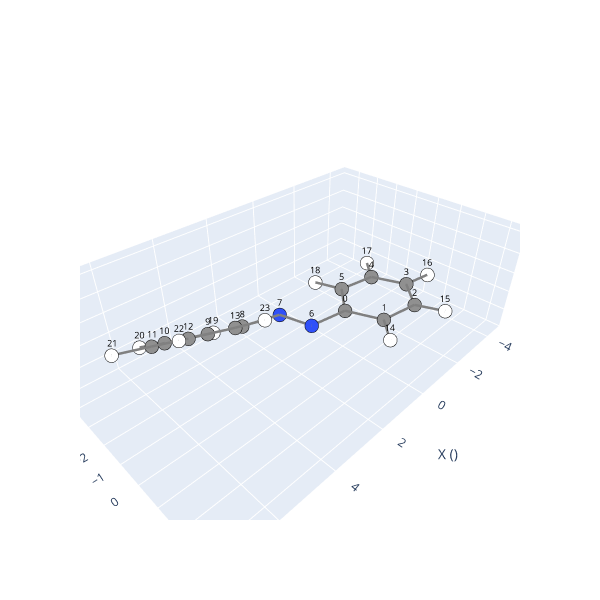

Notebook source saved alongside this figure:
### Code cell
# Species can be visualize using the method .view()
trans_iso.view(show_indices=True)

#Note: If you are running this on a remote cluster, the visualizer may take a while to load.

### Figure 1 — Plotly figure (JSON) as saved in the notebook; plotly's stock layout.template omitted (floating-point values rounded to 4 significant figures)
{"data": [{"hoverinfo": "text", "marker": {"color": ["#909090", "#909090", "#909090", "#909090", "#909090", "#909090", "#3050F8", "#3050F8", "#909090", "#909090", "#909090", "#909090", "#909090", "#909090", "#FFFFFF", "#FFFFFF", "#FFFFFF", "#FFFFFF", "#FFFFFF", "#FFFFFF", "#FFFFFF", "#FFFFFF", "#FFFFFF", "#FFFFFF"], "line": {"color": "black", "width": 1}, "size": 8}, "mode": "markers", "showlegend": false, "text": ["C", "C", "C", "C", "C", "C", "N", "N", "C", "C", "C", "C", "C", "C", "H", "H", "H", "H", "H", "H", "H", "H", "H", "H"], "type": "scatter3d", "x": [0.0, -0.5128, -1.895, -2.791, -2.307, -0.9268, 1.41, 1.751, 3.128, 3.761, 5.086, 5.812, 5.204, 3.867, 0.1701, -2.27, -3.863, -2.999, -0.5814, 3.208, 5.544, 6.847, 5.764, 3.396], "y": [0.0, 1.308, 1.549, 0.4849, -0.8205, -1.056, -0.1682, -1.371, -1.572, -2.645, -2.988, -2.239, -1.165, -0.8447, 2.153, 2.57, 0.6685, -1.658, -2.087, -3.23, -3.849, -2.495, -0.5888, -0.03182], "z": [0.0, -0.01964, -0.01287, -0.03568, -0.04679, -0.02167, 0.08486, 0.1317, 0.3697, -0.2776, 0.01472, 0.9346, 1.584, 1.312, -0.02956, 0.01876, -0.04428, -0.06143, -0.009472, -1.007, -0.4678, 1.152, 2.315, 1.859]}, {"hoverinfo": "none", "mode": "text", "showlegend": false, "text": ["0", "1", "2", "3", "4", "5", "6", "7", "8", "9", "10", "11", "12", "13", "14", "15", "16", "17", "18", "19", "20", "21", "22", "23"], "textfont": {"color": "black", "size": 9}, "type": "scatter3d", "x": [0.0, -0.5128, -1.895, -2.791, -2.307, -0.9268, 1.41, 1.751, 3.128, 3.761, 5.086, 5.812, 5.204, 3.867, 0.1701, -2.27, -3.863, -2.999, -0.5814, 3.208, 5.544, 6.847, 5.764, 3.396], "y": [0.0, 1.308, 1.549, 0.4849, -0.8205, -1.056, -0.1682, -1.371, -1.572, -2.645, -2.988, -2.239, -1.165, -0.8447, 2.153, 2.57, 0.6685, -1.658, -2.087, -3.23, -3.849, -2.495, -0.5888, -0.03182], "z": [0.0, -0.01964, -0.01287, -0.03568, -0.04679, -0.02167, 0.08486, 0.1317, 0.3697, -0.2776, 0.01472, 0.9346, 1.584, 1.312, -0.02956, 0.01876, -0.04428, -0.06143, -0.009472, -1.007, -0.4678, 1.152, 2.315, 1.859]}, {"hoverinfo": "none", "line": {"color": "gray", "width": 5}, "mode": "lines", "showlegend": false, "type": "scatter3d", "x": [-2.791, -2.307], "y": [0.4849, -0.8205], "z": [-0.03568, -0.04679]}, {"hoverinfo": "none", "line": {"color": "gray", "width": 5}, "mode": "lines", "showlegend": false, "type": "scatter3d", "x": [-2.307, -2.791], "y": [-0.8205, 0.4849], "z": [-0.04679, -0.03568]}, {"hoverinfo": "none", "line": {"color": "gray", "width": 5}, "mode": "lines", "showlegend": false, "type": "scatter3d", "x": [0.1701, -0.5128], "y": [2.153, 1.308], "z": [-0.02956, -0.01964]}, {"hoverinfo": "none", "line": {"color": "gray", "width": 5}, "mode": "lines", "showlegend": false, "type": "scatter3d", "x": [-0.9268, -2.307], "y": [-1.056, -0.8205], "z": [-0.02167, -0.04679]}, {"hoverinfo": "none", "line": {"color": "gray", "width": 5}, "mode": "lines", "showlegend": false, "type": "scatter3d", "x": [5.204, 3.867], "y": [-1.165, -0.8447], "z": [1.584, 1.312]}, {"hoverinfo": "none", "line": {"color": "gray", "width": 5}, "mode": "lines", "showlegend": false, "type": "scatter3d", "x": [3.396, 3.867], "y": [-0.03182, -0.8447], "z": [1.859, 1.312]}, {"hoverinfo": "none", "line": {"color": "gray", "width": 5}, "mode": "lines", "showlegend": false, "type": "scatter3d", "x": [-2.791, -3.863], "y": [0.4849, 0.6685], "z": [-0.03568, -0.04428]}, {"hoverinfo": "none", "line": {"color": "gray", "width": 5}, "mode": "lines", "showlegend": false, "type": "scatter3d", "x": [5.204, 5.764], "y": [-1.165, -0.5888], "z": [1.584, 2.315]}, {"hoverinfo": "none", "line": {"color": "gray", "width": 5}, "mode": "lines", "showlegend": false, "type": "scatter3d", "x": [3.128, 3.761], "y": [-1.572, -2.645], "z": [0.3697, -0.2776]}, {"hoverinfo": "none", "line": {"color": "gray", "width": 5}, "mode": "lines", "showlegend": false, "type": "scatter3d", "x": [3.208, 3.761], "y": [-3.23, -2.645], "z": [-1.007, -0.2776]}, {"hoverinfo": "none", "line": {"color": "gray", "width": 5}, "mode": "lines", "showlegend": false, "type": "scatter3d", "x": [3.761, 3.128], "y": [-2.645, -1.572], "z": [-0.2776, 0.3697]}, {"hoverinfo": "none", "line": {"color": "gray", "width": 5}, "mode": "lines", "showlegend": false, "type": "scatter3d", "x": [0, -0.9268], "y": [0, -1.056], "z": [0, -0.02167]}, {"hoverinfo": "none", "line": {"color": "gray", "width": 5}, "mode": "lines", "showlegend": false, "type": "scatter3d", "x": [-0.5128, 0], "y": [1.308, 0], "z": [-0.01964, 0]}, {"hoverinfo": "none", "line": {"color": "gray", "width": 5}, "mode": "lines", "showlegend": false, "type": "scatter3d", "x": [5.086, 3.761], "y": [-2.988, -2.645], "z": [0.01472, -0.2776]}, {"hoverinfo": "none", "line": {"color": "gray", "width": 5}, "mode": "lines", "showlegend": false, "type": "scatter3d", "x": [-2.27, -1.895], "y": [2.57, 1.549], "z": [0.01876, -0.01287]}, {"hoverinfo": "none", "line": {"color": "gray", "width": 5}, "mode": "lines", "showlegend": false, "type": "scatter3d", "x": [3.867, 3.128], "y": [-0.8447, -1.572], "z": [1.312, 0.3697]}, {"hoverinfo": "none", "line": {"color": "gray", "width": 5}, "mode": "lines", "showlegend": false, "type": "scatter3d", "x": [3.867, 3.396], "y": [-0.8447, -0.03182], "z": [1.312, 1.859]}, {"hoverinfo": "none", "line": {"color": "gray", "width": 5}, "mode": "lines", "showlegend": false, "type": "scatter3d", "x": [5.544, 5.086], "y": [-3.849, -2.988], "z": [-0.4678, 0.01472]}, {"hoverinfo": "none", "line": {"color": "gray", "width": 5}, "mode": "lines", "showlegend": false, "type": "scatter3d", "x": [-2.307, -0.9268], "y": [-0.8205, -1.056], "z": [-0.04679, -0.02167]}, {"hoverinfo": "none", "line": {"color": "gray", "width": 5}, "mode": "lines", "showlegend": false, "type": "scatter3d", "x": [-0.9268, 0], "y": [-1.056, 0], "z": [-0.02167, 0]}, {"hoverinfo": "none", "line": {"color": "gray", "width": 5}, "mode": "lines", "showlegend": false, "type": "scatter3d", "x": [-2.307, -2.999], "y": [-0.8205, -1.658], "z": [-0.04679, -0.06143]}, {"hoverinfo": "none", "line": {"color": "gray", "width": 5}, "mode": "lines", "showlegend": false, "type": "scatter3d", "x": [-0.9268, -0.5814], "y": [-1.056, -2.087], "z": [-0.02167, -0.009472]}, {"hoverinfo": "none", "line": {"color": "gray", "width": 5}, "mode": "lines", "showlegend": false, "type": "scatter3d", "x": [0, -0.5128], "y": [0, 1.308], "z": [0, -0.01964]}, {"hoverinfo": "none", "line": {"color": "gray", "width": 5}, "mode": "lines", "showlegend": false, "type": "scatter3d", "x": [3.761, 5.086], "y": [-2.645, -2.988], "z": [-0.2776, 0.01472]}, {"hoverinfo": "none", "line": {"color": "gray", "width": 5}, "mode": "lines", "showlegend": false, "type": "scatter3d", "x": [-0.5128, -1.895], "y": [1.308, 1.549], "z": [-0.01964, -0.01287]}, {"hoverinfo": "none", "line": {"color": "gray", "width": 5}, "mode": "lines", "showlegend": false, "type": "scatter3d", "x": [5.086, 5.812], "y": [-2.988, -2.239], "z": [0.01472, 0.9346]}, {"hoverinfo": "none", "line": {"color": "gray", "width": 5}, "mode": "lines", "showlegend": false, "type": "scatter3d", "x": [-1.895, -0.5128], "y": [1.549, 1.308], "z": [-0.01287, -0.01964]}, {"hoverinfo": "none", "line": {"color": "gray", "width": 5}, "mode": "lines", "showlegend": false, "type": "scatter3d", "x": [3.761, 3.208], "y": [-2.645, -3.23], "z": [-0.2776, -1.007]}, {"hoverinfo": "none", "line": {"color": "gray", "width": 5}, "mode": "lines", "showlegend": false, "type": "scatter3d", "x": [5.812, 5.086], "y": [-2.239, -2.988], "z": [0.9346, 0.01472]}, {"hoverinfo": "none", "line": {"color": "gray", "width": 5}, "mode": "lines", "showlegend": false, "type": "scatter3d", "x": [-3.863, -2.791], "y": [0.6685, 0.4849], "z": [-0.04428, -0.03568]}, {"hoverinfo": "none", "line": {"color": "gray", "width": 5}, "mode": "lines", "showlegend": false, "type": "scatter3d", "x": [-0.5128, 0.1701], "y": [1.308, 2.153], "z": [-0.01964, -0.02956]}, {"hoverinfo": "none", "line": {"color": "gray", "width": 5}, "mode": "lines", "showlegend": false, "type": "scatter3d", "x": [5.086, 5.544], "y": [-2.988, -3.849], "z": [0.01472, -0.4678]}, {"hoverinfo": "none", "line": {"color": "gray", "width": 5}, "mode": "lines", "showlegend": false, "type": "scatter3d", "x": [1.41, 1.751], "y": [-0.1682, -1.371], "z": [0.08486, 0.1317]}, {"hoverinfo": "none", "line": {"color": "gray", "width": 5}, "mode": "lines", "showlegend": false, "type": "scatter3d", "x": [1.751, 1.41], "y": [-1.371, -0.1682], "z": [0.1317, 0.08486]}, {"hoverinfo": "none", "line": {"color": "gray", "width": 5}, "mode": "lines", "showlegend": false, "type": "scatter3d", "x": [-2.791, -1.895], "y": [0.4849, 1.549], "z": [-0.03568, -0.01287]}, {"hoverinfo": "none", "line": {"color": "gray", "width": 5}, "mode": "lines", "showlegend": false, "type": "scatter3d", "x": [5.204, 5.812], "y": [-1.165, -2.239], "z": [1.584, 0.9346]}, {"hoverinfo": "none", "line": {"color": "gray", "width": 5}, "mode": "lines", "showlegend": false, "type": "scatter3d", "x": [6.847, 5.812], "y": [-2.495, -2.239], "z": [1.152, 0.9346]}, {"hoverinfo": "none", "line": {"color": "gray", "width": 5}, "mode": "lines", "showlegend": false, "type": "scatter3d", "x": [-2.999, -2.307], "y": [-1.658, -0.8205], "z": [-0.06143, -0.04679]}, {"hoverinfo": "none", "line": {"color": "gray", "width": 5}, "mode": "lines", "showlegend": false, "type": "scatter3d", "x": [5.764, 5.204], "y": [-0.5888, -1.165], "z": [2.315, 1.584]}, {"hoverinfo": "none", "line": {"color": "gray", "width": 5}, "mode": "lines", "showlegend": false, "type": "scatter3d", "x": [3.128, 1.751], "y": [-1.572, -1.371], "z": [0.3697, 0.1317]}, {"hoverinfo": "none", "line": {"color": "gray", "width": 5}, "mode": "lines", "showlegend": false, "type": "scatter3d", "x": [0, 1.41], "y": [0, -0.1682], "z": [0, 0.08486]}, {"hoverinfo": "none", "line": {"color": "gray", "width": 5}, "mode": "lines", "showlegend": false, "type": "scatter3d", "x": [-1.895, -2.791], "y": [1.549, 0.4849], "z": [-0.01287, -0.03568]}, {"hoverinfo": "none", "line": {"color": "gray", "width": 5}, "mode": "lines", "showlegend": false, "type": "scatter3d", "x": [3.128, 3.867], "y": [-1.572, -0.8447], "z": [0.3697, 1.312]}, {"hoverinfo": "none", "line": {"color": "gray", "width": 5}, "mode": "lines", "showlegend": false, "type": "scatter3d", "x": [5.812, 5.204], "y": [-2.239, -1.165], "z": [0.9346, 1.584]}, {"hoverinfo": "none", "line": {"color": "gray", "width": 5}, "mode": "lines", "showlegend": false, "type": "scatter3d", "x": [5.812, 6.847], "y": [-2.239, -2.495], "z": [0.9346, 1.152]}, {"hoverinfo": "none", "line": {"color": "gray", "width": 5}, "mode": "lines", "showlegend": false, "type": "scatter3d", "x": [3.867, 5.204], "y": [-0.8447, -1.165], "z": [1.312, 1.584]}, {"hoverinfo": "none", "line": {"color": "gray", "width": 5}, "mode": "lines", "showlegend": false, "type": "scatter3d", "x": [1.41, 0], "y": [-0.1682, 0], "z": [0.08486, 0]}, {"hoverinfo": "none", "line": {"color": "gray", "width": 5}, "mode": "lines", "showlegend": false, "type": "scatter3d", "x": [-1.895, -2.27], "y": [1.549, 2.57], "z": [-0.01287, 0.01876]}, {"hoverinfo": "none", "line": {"color": "gray", "width": 5}, "mode": "lines", "showlegend": false, "type": "scatter3d", "x": [-0.5814, -0.9268], "y": [-2.087, -1.056], "z": [-0.009472, -0.02167]}, {"hoverinfo": "none", "line": {"color": "gray", "width": 5}, "mode": "lines", "showlegend": false, "type": "scatter3d", "x": [1.751, 3.128], "y": [-1.371, -1.572], "z": [0.1317, 0.3697]}], "layout": {"height": 600, "scene": {"xaxis": {"range": [-4.863, 7.847], "title": {"text": "X ()"}}, "yaxis": {"range": [-4.849, 3.57], "title": {"text": "Y ()"}}, "zaxis": {"range": [-2.007, 3.315], "title": {"text": "Z ()"}}}, "width": 600}}
